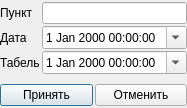
<?xml version="1.0" encoding="UTF-8"?>
<ui version="4.0">
 <class>Dialog</class>
 <widget class="QDialog" name="Dialog">
  <property name="geometry">
   <rect>
    <x>0</x>
    <y>0</y>
    <width>164</width>
    <height>108</height>
   </rect>
  </property>
  <property name="windowTitle">
   <string>Дата</string>
  </property>
  <layout class="QFormLayout" name="formLayout">
   <property name="horizontalSpacing">
    <number>2</number>
   </property>
   <property name="verticalSpacing">
    <number>2</number>
   </property>
   <property name="leftMargin">
    <number>0</number>
   </property>
   <property name="topMargin">
    <number>2</number>
   </property>
   <property name="rightMargin">
    <number>0</number>
   </property>
   <property name="bottomMargin">
    <number>2</number>
   </property>
   <item row="0" column="0">
    <widget class="QLabel" name="label">
     <property name="text">
      <string>Пункт</string>
     </property>
    </widget>
   </item>
   <item row="0" column="1">
    <widget class="QLineEdit" name="le_position">
     <property name="maxLength">
      <number>50</number>
     </property>
    </widget>
   </item>
   <item row="1" column="0">
    <widget class="QLabel" name="label_2">
     <property name="text">
      <string>Дата</string>
     </property>
    </widget>
   </item>
   <item row="1" column="1">
    <widget class="QDateTimeEdit" name="dt_date">
     <property name="font">
      <font>
       <pointsize>9</pointsize>
      </font>
     </property>
     <property name="calendarPopup">
      <bool>true</bool>
     </property>
    </widget>
   </item>
   <item row="2" column="0">
    <widget class="QLabel" name="label_3">
     <property name="text">
      <string>Табель</string>
     </property>
    </widget>
   </item>
   <item row="2" column="1">
    <widget class="QDateTimeEdit" name="dt_tabel_date">
     <property name="font">
      <font>
       <pointsize>9</pointsize>
      </font>
     </property>
     <property name="calendarPopup">
      <bool>true</bool>
     </property>
    </widget>
   </item>
   <item row="4" column="0" colspan="2">
    <layout class="QHBoxLayout" name="horizontalLayout">
     <item>
      <widget class="QPushButton" name="pushButton">
       <property name="text">
        <string>Принять</string>
       </property>
      </widget>
     </item>
     <item>
      <widget class="QPushButton" name="pushButton_2">
       <property name="text">
        <string>Отменить</string>
       </property>
      </widget>
     </item>
    </layout>
   </item>
   <item row="3" column="0">
    <spacer name="verticalSpacer">
     <property name="orientation">
      <enum>Qt::Vertical</enum>
     </property>
     <property name="sizeHint" stdset="0">
      <size>
       <width>20</width>
       <height>40</height>
      </size>
     </property>
    </spacer>
   </item>
  </layout>
 </widget>
 <resources/>
 <connections>
  <connection>
   <sender>pushButton</sender>
   <signal>clicked()</signal>
   <receiver>Dialog</receiver>
   <slot>ui_acc()</slot>
   <hints>
    <hint type="sourcelabel">
     <x>48</x>
     <y>100</y>
    </hint>
    <hint type="destinationlabel">
     <x>28</x>
     <y>160</y>
    </hint>
   </hints>
  </connection>
  <connection>
   <sender>pushButton_2</sender>
   <signal>clicked()</signal>
   <receiver>Dialog</receiver>
   <slot>ui_can()</slot>
   <hints>
    <hint type="sourcelabel">
     <x>128</x>
     <y>94</y>
    </hint>
    <hint type="destinationlabel">
     <x>120</x>
     <y>153</y>
    </hint>
   </hints>
  </connection>
 </connections>
 <slots>
  <slot>ui_acc()</slot>
  <slot>ui_can()</slot>
 </slots>
</ui>
